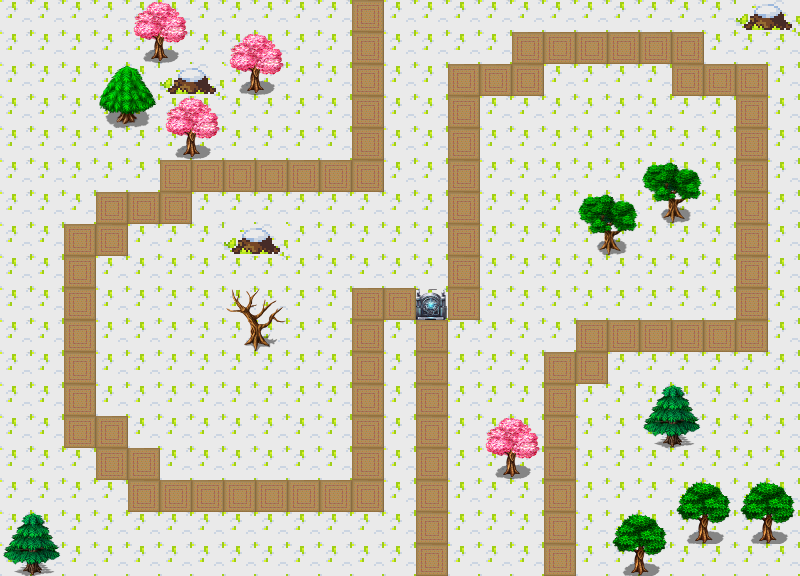

A 2D game scene composited from a Tiled map and its tileset images. What follows is a short description and the map's XML, with each tile layer's data collapsed to a summary:
An orthogonal 25x18 tile map with 32x32 px tiles, 1 tile layer (Calque de Tile 1).

<map version="1.0" orientation="orthogonal" width="25" height="18" tilewidth="32" tileheight="32">
 <tileset firstgid="1" source="fullTileset.tsx" />
 <layer name="Calque de Tile 1" width="25" height="18">
  <data>[450 cells, 450 non-empty, 29 distinct tile ids]</data>
 </layer>
</map>
